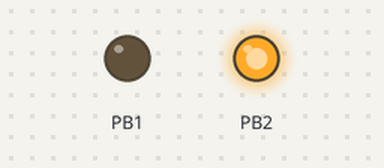
The program below on a simulated ATtiny85, built with avr-gcc and run on an emulated ATtiny85. Shown: output pins drawn as LEDs (lit = HIGH). Sleep ends after the set time or at an interrupt; EEPROM starts erased.

Above: at 0.1 s.
Timing chart, 0 to 1.6 s (numbered marks = the images above):
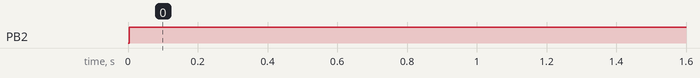

The program:

main.c
```c
#include <avr/io.h>
#include <avr/interrupt.h>
#include <avr/sleep.h>
#include <util/delay.h>
#include <stdarg.h>
#include <avr/pgmspace.h>
#include <avr/wdt.h>
#include <stdint.h>
#include <stdlib.h>
#include <stdbool.h>
#include <stdarg.h>
#include <stdio.h>
#include <avr/eeprom.h>

#include "i2c.h"

#define PIN_INT         	PB1
#define PIN_BNO055_RESET	PB3
#define PIN_BNO055_INT	    PB4

#define INTOUT(_v_) \
    { \
	  DDRB |= (1<<PIN_INT); \
      PORTB = (PORTB & ~(1<<PIN_INT)) | ((((_v_)>>0)&1)<<PIN_INT); \
	}

#define BNO055_RESET(_v_) \
    { \
	  DDRB |= (1<<PIN_INT); \
      PORTB = (PORTB & ~(1<<PIN_INT)) | ((((_v_)>>0)&1)<<PIN_INT); \
	}

uint16_t boot_counter = 0;
uint16_t eeFooByteArray1[1] EEMEM;


/*
 * i2c_TwiRxHandler
 */
void i2c_TwiRxHandler( uint16_t idx, uint8_t data )
{
    if( idx == 0 )
    {
        BNO055_RESET(((data>>0)&1));
    }
}

/*
 * i2c_TwiTxHandler
 */
uint8_t i2c_TwiTxHandler( uint16_t idx )
{
    uint8_t reg = 0;
    if( idx == 0 )
    {
        reg |= ((PINB>>PIN_BNO055_RESET)&0x1)<<0;
        reg |= ((PINB>>PIN_BNO055_INT)&0x1)<<1;
    }
    return reg;
}

/*
 * main
 */
int main(void)
{
    boot_counter = eeprom_read_word(&eeFooByteArray1[0]) + 1;
    eeprom_write_word(&eeFooByteArray1[0], boot_counter);

    DDRB &= ~(1 << PIN_INT);
    PORTB |= (1 << PIN_INT);

    DDRB &= ~(1 << PIN_BNO055_INT);
    PORTB |= (1 << PIN_BNO055_INT);

    BNO055_RESET(0);

    i2c_init();

    for(;;)
    {
        set_sleep_mode(SLEEP_MODE_IDLE);
        sleep_mode();
    }
    return 0; // the program executed successfully
}
/*
 * EOF
 */
```

Measured:
- by itself, PB2: LOW → HIGH at 0.00 s
